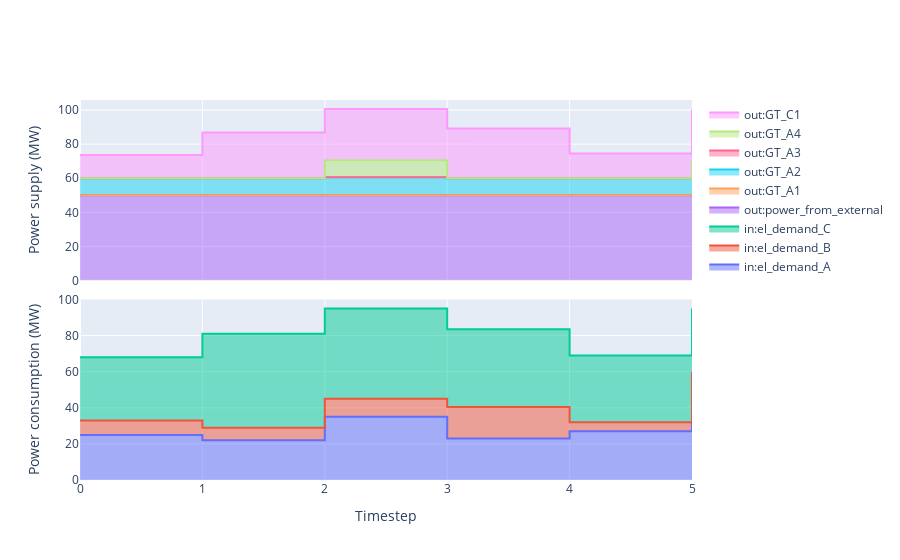

The notebook cell saved with this chart:
### Code cell
plots.plot_SumPowerMix(sim,"el")

### Figure 1 — Plotly figure (JSON) as saved in the notebook; plotly's stock layout.template omitted (floating-point values rounded to 4 significant figures)
{"data": [{"legendgroup": "el_demand_A", "line": {"shape": "hv"}, "name": "in:el_demand_A", "stackgroup": "in", "type": "scatter", "x": [0, 1, 2, 3, 4, 5], "xaxis": "x2", "y": [25, 22, 35, 23, 27, 55.0], "yaxis": "y2"}, {"legendgroup": "el_demand_B", "line": {"shape": "hv"}, "name": "in:el_demand_B", "stackgroup": "in", "type": "scatter", "x": [0, 1, 2, 3, 4, 5], "xaxis": "x2", "y": [8, 7.0, 10, 17.5, 5, 5], "yaxis": "y2"}, {"legendgroup": "el_demand_C", "line": {"shape": "hv"}, "name": "in:el_demand_C", "stackgroup": "in", "type": "scatter", "x": [0, 1, 2, 3, 4, 5], "xaxis": "x2", "y": [35, 52, 50, 43, 37, 35], "yaxis": "y2"}, {"legendgroup": "power_from_external", "line": {"shape": "hv"}, "name": "out:power_from_external", "stackgroup": "out", "type": "scatter", "x": [0, 1, 2, 3, 4, 5], "xaxis": "x", "y": [50, 50, 50, 50, 50, 50], "yaxis": "y"}, {"legendgroup": "GT_A1", "line": {"shape": "hv"}, "name": "out:GT_A1", "stackgroup": "out", "type": "scatter", "x": [0, 1, 2, 3, 4, 5], "xaxis": "x", "y": [0, 0, 0, 0, 0, 0], "yaxis": "y"}, {"legendgroup": "GT_A2", "line": {"shape": "hv"}, "name": "out:GT_A2", "stackgroup": "out", "type": "scatter", "x": [0, 1, 2, 3, 4, 5], "xaxis": "x", "y": [10, 10, 10.61, 10, 10, 10.2], "yaxis": "y"}, {"legendgroup": "GT_A3", "line": {"shape": "hv"}, "name": "out:GT_A3", "stackgroup": "out", "type": "scatter", "x": [0, 1, 2, 3, 4, 5], "xaxis": "x", "y": [0, 0, 0, 0, 0, 0], "yaxis": "y"}, {"legendgroup": "GT_A4", "line": {"shape": "hv"}, "name": "out:GT_A4", "stackgroup": "out", "type": "scatter", "x": [0, 1, 2, 3, 4, 5], "xaxis": "x", "y": [0, 0, 10, 0, 0, 10], "yaxis": "y"}, {"legendgroup": "GT_C1", "line": {"shape": "hv"}, "name": "out:GT_C1", "stackgroup": "out", "type": "scatter", "x": [0, 1, 2, 3, 4, 5], "xaxis": "x", "y": [13.6, 26.8, 30, 29.14, 14.56, 30], "yaxis": "y"}], "layout": {"autosize": true, "legend": {"traceorder": "reversed"}, "xaxis": {"anchor": "y", "autorange": true, "domain": [0, 1], "matches": "x2", "range": [0, 5], "showticklabels": false, "title": {"text": ""}, "type": "linear"}, "xaxis2": {"anchor": "y2", "autorange": true, "domain": [0, 1], "range": [0, 5], "title": {"text": "Timestep"}, "type": "linear"}, "yaxis": {"anchor": "x", "autorange": true, "domain": [0.525, 1], "range": [0, 105.9], "title": {"text": "Power supply (MW)"}, "type": "linear"}, "yaxis2": {"anchor": "x2", "autorange": true, "domain": [0, 0.475], "range": [0, 100], "title": {"text": "Power consumption (MW)"}, "type": "linear"}}}
